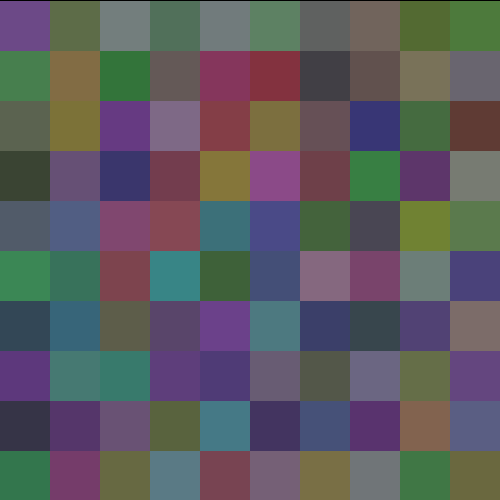
Frame 1 (no input)
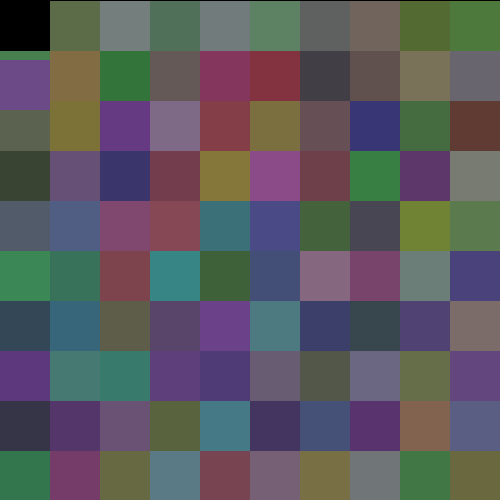
Frame 60 (the mouse pressed at the canvas centre just before this capture)
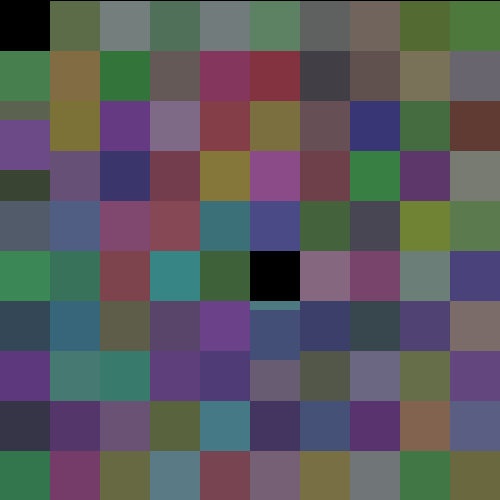
Frame 120 (the mouse held since frame 60 and released just before this capture)

The Processing sketch that drew these frames (run headless with seeded random() and noise(); from frame 60 on, the mouse is pressed at the canvas centre):

// Processing sketch: FallingSquaresInGrid_2D_Array
// ── FallingSquaresInGrid_2D_Array.pde
int size = 50;

color[][] grid = new color[size][size];
int[][] opacity = new int[size][size];
int[][] speed = new int[size][size];
boolean[][] fall = new boolean[size][size];

void setup(){
  size(500, 500);
  noStroke();
  
 //set rectangles
 for(int i=0; i<size; i++){
   for(int j=0; j<size; j++){
     grid[i][j] = color(random(50,140), random(50,140), random(50,140));
     opacity[i][j] = 255;
     speed[i][j] = 1;
     fall[i][j] = false;
   }
 }
}

void draw(){
  background(0);
  
  for(int i=size-1; i>=0; i--){
   for(int j=size-1; j>=0; j--){
     fill(grid[i][j], opacity[i][j]);
     rect(i*size, j*size + speed[i][j], size, size);
     
     //if(mousePressed){
       if(mouseX>=(i*size) && mouseX<(i+1)*size && mouseY>=(j*size) && mouseY<(j+1)*size){
       //opacity[i][j] = 0;
       //speed[i][j] ++;
       fall[i][j] = true;
       }
     //}
  
   if(fall[i][j]){
     speed[i][j] ++;
   }
   
   if(frameCount % 120 == 0){
     opacity[i][j] = 255;
    }
  }
}
}
